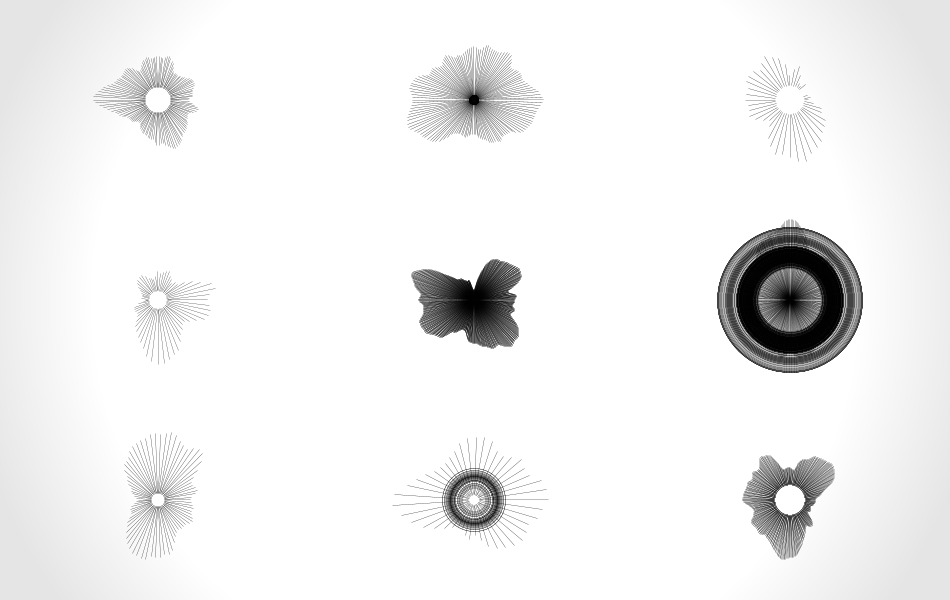
Frame 1 (no input)
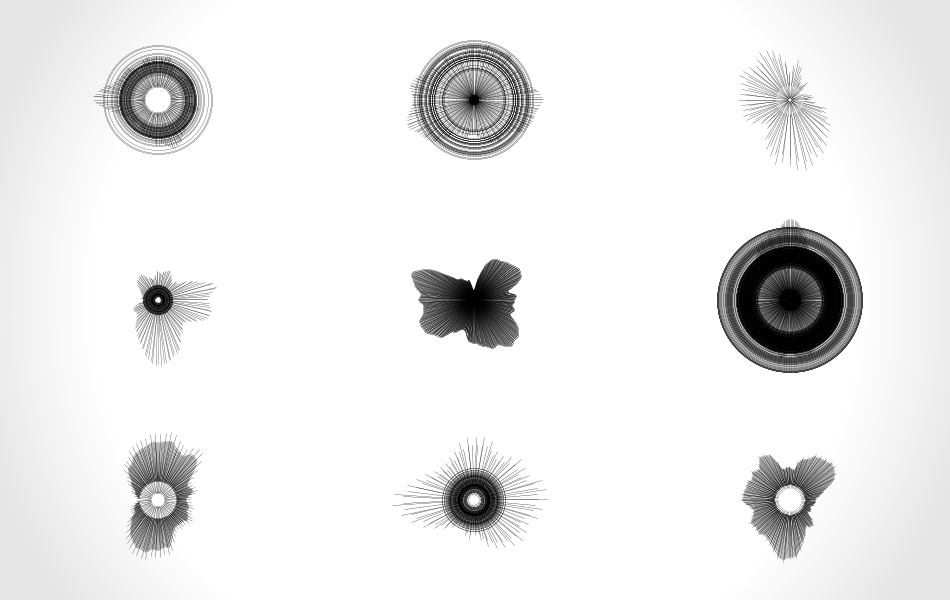
Frame 2 (the mouse pressed at the canvas centre, redrawn once)

The Processing sketch that drew these frames (run headless with seeded random() and noise(); the mouse was pressed at the canvas centre and the sketch redrawn once):

// Processing sketch: processing_78534
// ── processing_78534.pde

/* 

"ShapeOfDesignStudy" by Jason C. Stone, 2012

Licensed under Creative Commons Attribution-Share Alike 3.0 and GNU GPL license.

Usage:
     '+' - More thingies
     '-' - Fewer thingies
     'c' - Toggle color    

Work:
    http://openprocessing.org/visuals/?visualID= 78534  

License: 
    http://creativecommons.org/licenses/by-sa/3.0/
    http://creativecommons.org/licenses/GPL/2.0/

Credits:
    "drawVignettingEffect()" function taken from Yarn Galaxy (curls V5) by DARYL_Gamma      
     
*/

static float MIN_STROKE_WEIGHT = .25;
static float MAX_STROKE_WEIGHT = .3;

static float MIN_INCREMENT_ANGLE = .1;
static float MAX_INCREMENT_ANGLE = 10;

static float MIN_DISRUPT_ANGLE = 1;
static float MAX_DISRUPT_ANGLE = 33;

static float MIN_ELLIPSE_SCALE = 0;
static float MAX_ELLIPSE_SCALE = 2;

static int width = 950;
static int height = 600;

int columns = 3;
int rows = 3;

float thingyWidth = width / columns;
float thingyHeight = height / rows;

float centerRadius = 20;
double incrementAngleBy = 1;
int disruptEveryNDegrees = 33;

float ellipseScale = 1;
boolean useEllipse = false;
float useEllipseWeight = .25;

float noiseOffset = 0;

float currentAngle = 0;

boolean useColor = false;
color ellipseColor = color(0);
color lineColor = color(0);


color[] colorSet = {   color(129, 70, 116),
                       color(203, 182, 197), 
                       color(255, 220, 11),
                       color(138, 108, 95), 
                       color(222, 198, 174)   }; 


void setup(){
  size(950, 600);
  smooth();
  
  noFill();
  stroke(0);
  
  clearScreen();
}

void clearScreen(){
  drawVignettingEffect();
  //background(255);
  currentAngle = 0;
  thingyWidth = width / columns;
  thingyHeight = height / rows;
}

void draw(){
  for(int i=0; i<columns; i++){
   for(int j=0; j<rows; j++){
     pushMatrix();
     translate((i * thingyWidth) + thingyWidth/2, (j * thingyHeight) + thingyHeight/2);
     drawThingy((i * thingyWidth) + thingyWidth/2, (j * thingyHeight) + thingyHeight/2);
     popMatrix();
   }
  }
  noLoop();
}

void drawThingy(float locX, float locY){
  pushStyle();
  
  initRandThing();
   
  // Start at first angle increment, not 0 //
  for(double i = incrementAngleBy;  i <= 360 ; i = i+incrementAngleBy){
    float x = cos(radians((float)i));
    float y = sin(radians((float)i));
  
    float length = min(thingyWidth/2 - centerRadius , thingyHeight/2 - centerRadius) 
        * noise(x + locX, y + locY, noiseOffset);
     
    // This makes sure that lines always go away from the center. 
    if(length > centerRadius){
       stroke(lineColor);
       line(x * centerRadius, y * centerRadius, x * length, y * length);
    }
     
    if(useEllipse){ 
      stroke(ellipseColor);
      ellipse(0,0, ellipseScale * length, ellipseScale * length);
    }
    
    if(i % disruptEveryNDegrees == 0){
      noiseOffset = random(millis());
    }
  }
  
  popStyle();
}

void initRandThing(){
  centerRadius = random(0, min(thingyWidth, thingyHeight) * .1);

  // 1. Choose an increment angle
  // 2. See what the remainder is when dividing 360
  // 3. Divide that remainder by the number of marks
  // 4. Add that amount to the increment so the remainder is evenly distributed
  //    around the circle.
  incrementAngleBy =  random(MIN_INCREMENT_ANGLE, MAX_INCREMENT_ANGLE);
  double remainderOfCircle = 360 % incrementAngleBy;
  double numberOfSpikes = 360/incrementAngleBy;
  incrementAngleBy = incrementAngleBy + (remainderOfCircle/numberOfSpikes);
  
  disruptEveryNDegrees = (int)random(MIN_DISRUPT_ANGLE, MAX_DISRUPT_ANGLE);
  
  if(random(0,1) > useEllipseWeight){
    useEllipse = true;
  }else{
    useEllipse = false;
  }
  
  ellipseScale = random(MIN_ELLIPSE_SCALE, MAX_ELLIPSE_SCALE);
  
  if(useColor){  
    lineColor = colorSet[int(random(colorSet.length))];
    ellipseColor = colorSet[int(random(colorSet.length))];
  }else{
    lineColor = color(0);
    ellipseColor = color(0);
  }
  
  strokeWeight(random(MIN_STROKE_WEIGHT, MAX_STROKE_WEIGHT));
  
}

void mousePressed(){
   clearScreen();
   loop();
}

void keyPressed(){
  if(key == 's' || key == 'S' ){
    save("thingies" + millis() +".png");
    println("saved"); 
  }else if(key == '+'){
    if(rows >= 8 || columns >= 8){
      return;
    }
    rows += 1;
    columns += 1;
    clearScreen();
   loop();
  } else if(key == '-'){
    if(rows <= 1 || columns <= 1){
      return;
    }
    rows -= 1;
    columns -= 1;
    clearScreen();
    loop();
  } else if(key == 'c' || key == 'C'){
      useColor = !useColor;
      clearScreen();
      loop();
  } 
}

void drawVignettingEffect(){
  if(useColor){
     background(255);
  }else{
    smooth();
    background(255);
    strokeWeight(180);
    noFill();
    stroke(180,180,180,5);
    translate(width/2,height/2);
    for (int i = 0; i < 300; i+=10){
      ellipse(0,0,max(width+i,height+i),max(width+i,height+i));
    }
    resetMatrix();
  }
}
